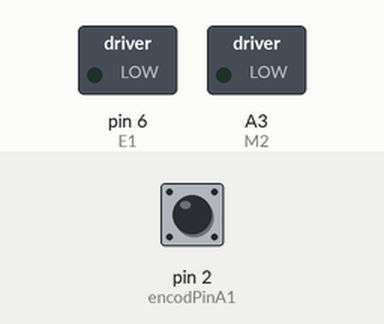
Bench run of a sketch on a simulated Arduino Uno, built with avr-gcc and run on an emulated ATmega328P. On the bench: switched loads named in the sketch (green lamp = pin HIGH). Inputs (shaded band) come from the test bench; at power-on: pin 2 (encodPinA1) HIGH. Pins used as bus, display or sensor lines are not drawn; what the sketch prints to the serial monitor is not drawn.

Above: at 0.01 s.
At 1.2 s:
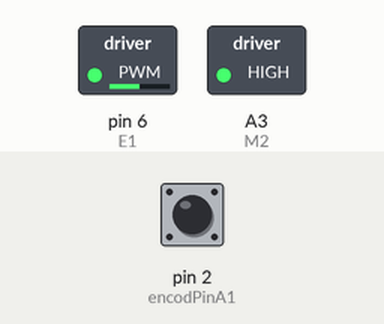
1.3 s: pin 2 (encodPinA1) pulled LOW for 0.15 s
At 2.1 s:
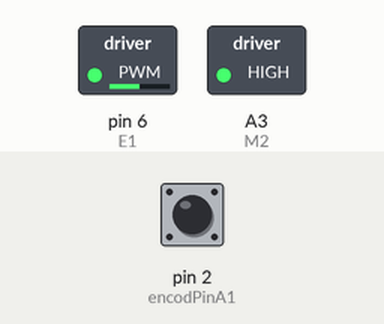
Timing chart, 0 to 4.3 s (numbered marks = the images above; inputs shaded):
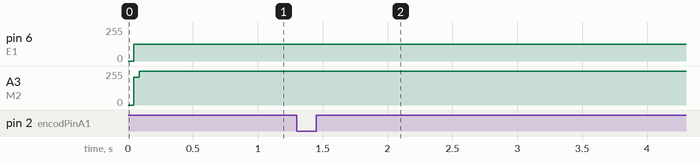

The sketch:

dc_motor_position_control.ino
```cpp
#include <PinChangeInt.h>
#include <PID_v1.h>
#define encodPinA1      2                       // Quadrature encoder A pin
#define encodPinB1      12                       // Quadrature encoder B pin
#define E1              6                       // PWM outputs to L298N H-Bridge motor driver module
#define M1              A4
#define M2              A3

int turning_right = 1;
double encoderPos_old = 0;

double kp = 5 , ki = 1 , kd = 0.01;             // modify for optimal performance
double input = 0, output = 0, setpoint = 0;
long temp;
volatile long encoderPos = 0;
PID myPID(&input, &output, &setpoint, kp, ki, kd, DIRECT);  // if motor will only run at full speed try 'REVERSE' instead of 'DIRECT'

void setup() {
  pinMode(encodPinA1, INPUT_PULLUP);                  // quadrature encoder input A
  pinMode(encodPinB1, INPUT_PULLUP);                  // quadrature encoder input B
  pinMode (M1, OUTPUT);
  pinMode (M2, OUTPUT);
  attachInterrupt(digitalPinToInterrupt(2), encoder, RISING);               // update encoder position
  //TCCR1B = TCCR1B & 0b11111000 | 1;                   // set 31KHz PWM to prevent motor noise
  myPID.SetMode(AUTOMATIC);
  myPID.SetSampleTime(1);
  myPID.SetOutputLimits(-255, 255);
  Serial.begin (9600);                              // for debugging
}

void loop() {
  for(int i=0; i<2; i++)
  {
    setpoint = i*100;                       // modify to fit motor and encoder characteristics, potmeter connected to A0
    input = encoderPos ;                                // data from encoder
    Serial.println(encoderPos);                      // monitor motor position
    while (!myPID.Compute());                                    // calculate new output
    pwmOut(output);                                     // drive L298N H-Bridge module
  }
}

void pwmOut(int out) {                                // to H-Bridge board
  if (out > 0) {
    analogWrite(E1, out);                             // drive motor CW
    // FORWARD B LEFT
      digitalWrite(M1, LOW);
      digitalWrite(M2, HIGH);
      turning_right = 1;
  }
  else {
    analogWrite(E1, abs(out));                        // drive motor CCW
    // FORWARD B LEFT
      digitalWrite(M1, HIGH);
      digitalWrite(M2, LOW);
      turning_right = 0;
  }
}

void encoder()  {                                     // pulse and direction, direct port reading to save cycles
  if (turning_right)    encoderPos++;             // if(digitalRead(encodPinB1)==HIGH)   count ++;
  else                  encoderPos--;             // if(digitalRead(encodPinB1)==LOW)   count --;
}
```

Measured:
- after the input at 1.3 s, pin 6 (E1): stays 126/255 (without the input it goes to 78/255 after 3.6 s)
